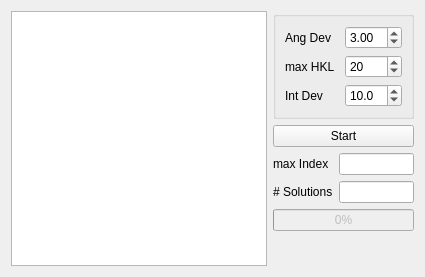
<?xml version="1.0" encoding="UTF-8"?>
<ui version="4.0">
 <class>Indexing</class>
 <widget class="QWidget" name="Indexing">
  <property name="geometry">
   <rect>
    <x>0</x>
    <y>0</y>
    <width>425</width>
    <height>277</height>
   </rect>
  </property>
  <property name="windowTitle">
   <string>Indexing</string>
  </property>
  <property name="windowIcon">
   <iconset resource="../resources/resources.qrc">
    <normaloff>:/icons/icons/Index.png</normaloff>:/icons/icons/Index.png</iconset>
  </property>
  <layout class="QGridLayout" name="gridLayout_2">
   <item row="0" column="0" rowspan="6">
    <widget class="QTableView" name="SolutionSelector">
     <property name="sizePolicy">
      <sizepolicy hsizetype="MinimumExpanding" vsizetype="Expanding">
       <horstretch>0</horstretch>
       <verstretch>0</verstretch>
      </sizepolicy>
     </property>
     <property name="editTriggers">
      <set>QAbstractItemView::NoEditTriggers</set>
     </property>
     <property name="alternatingRowColors">
      <bool>true</bool>
     </property>
     <property name="selectionMode">
      <enum>QAbstractItemView::SingleSelection</enum>
     </property>
     <property name="selectionBehavior">
      <enum>QAbstractItemView::SelectRows</enum>
     </property>
     <property name="sortingEnabled">
      <bool>true</bool>
     </property>
     <attribute name="verticalHeaderVisible">
      <bool>false</bool>
     </attribute>
    </widget>
   </item>
   <item row="0" column="1" colspan="2">
    <widget class="QGroupBox" name="groupBox">
     <property name="title">
      <string/>
     </property>
     <property name="flat">
      <bool>true</bool>
     </property>
     <layout class="QGridLayout" name="gridLayout">
      <item row="0" column="0">
       <widget class="QLabel" name="label">
        <property name="text">
         <string>Ang Dev</string>
        </property>
        <property name="buddy">
         <cstring>AngDev</cstring>
        </property>
       </widget>
      </item>
      <item row="0" column="1">
       <widget class="QDoubleSpinBox" name="AngDev">
        <property name="toolTip">
         <string>&lt;!DOCTYPE HTML PUBLIC &quot;-//W3C//DTD HTML 4.0//EN&quot; &quot;http://www.w3.org/TR/REC-html40/strict.dtd&quot;&gt;
&lt;html&gt;&lt;head&gt;&lt;meta name=&quot;qrichtext&quot; content=&quot;1&quot; /&gt;&lt;style type=&quot;text/css&quot;&gt;
p, li { white-space: pre-wrap; }
&lt;/style&gt;&lt;/head&gt;&lt;body style=&quot; font-family:'MS Shell Dlg 2'; font-size:8.25pt; font-weight:400; font-style:normal;&quot;&gt;
&lt;p style=&quot; margin-top:0px; margin-bottom:0px; margin-left:0px; margin-right:0px; -qt-block-indent:0; text-indent:0px;&quot;&gt;&lt;span style=&quot; font-size:8pt;&quot;&gt;Maximal angular deviation in degrees for indexing candidate.&lt;/span&gt;&lt;/p&gt;
&lt;p style=&quot; margin-top:0px; margin-bottom:0px; margin-left:0px; margin-right:0px; -qt-block-indent:0; text-indent:0px;&quot;&gt;&lt;span style=&quot; font-size:8pt;&quot;&gt;If the angle between two candidate indices differs by no more than &lt;/span&gt;&lt;span style=&quot; font-size:8pt; font-style:italic;&quot;&gt;Ang Dev&lt;/span&gt;&lt;span style=&quot; font-size:8pt;&quot;&gt; from the angles between two markers,  these indices are tried as  indices for the two markers.&lt;/span&gt;&lt;/p&gt;&lt;/body&gt;&lt;/html&gt;</string>
        </property>
        <property name="singleStep">
         <double>0.250000000000000</double>
        </property>
        <property name="value">
         <double>3.000000000000000</double>
        </property>
       </widget>
      </item>
      <item row="2" column="0">
       <widget class="QLabel" name="label_2">
        <property name="text">
         <string>Int Dev</string>
        </property>
        <property name="buddy">
         <cstring>IntDev</cstring>
        </property>
       </widget>
      </item>
      <item row="2" column="1">
       <widget class="QDoubleSpinBox" name="IntDev">
        <property name="toolTip">
         <string>&lt;!DOCTYPE HTML PUBLIC &quot;-//W3C//DTD HTML 4.0//EN&quot; &quot;http://www.w3.org/TR/REC-html40/strict.dtd&quot;&gt;
&lt;html&gt;&lt;head&gt;&lt;meta name=&quot;qrichtext&quot; content=&quot;1&quot; /&gt;&lt;style type=&quot;text/css&quot;&gt;
p, li { white-space: pre-wrap; }
&lt;/style&gt;&lt;/head&gt;&lt;body style=&quot; font-family:'MS Shell Dlg 2'; font-size:8.25pt; font-weight:400; font-style:normal;&quot;&gt;
&lt;p style=&quot; margin-top:0px; margin-bottom:0px; margin-left:0px; margin-right:0px; -qt-block-indent:0; text-indent:0px;&quot;&gt;&lt;span style=&quot; font-size:8pt;&quot;&gt;Maximal deviation from integral indices in per cent.&lt;/span&gt;&lt;/p&gt;
&lt;p style=&quot; margin-top:0px; margin-bottom:0px; margin-left:0px; margin-right:0px; -qt-block-indent:0; text-indent:0px;&quot;&gt;&lt;span style=&quot; font-size:8pt;&quot;&gt;A solution is accepted, if the norm | hkl - int(hkl) | is less than &lt;/span&gt;&lt;span style=&quot; font-size:8pt; font-style:italic;&quot;&gt;Int Dev for each marker&lt;/span&gt;&lt;span style=&quot; font-size:8pt;&quot;&gt;.&lt;/span&gt;&lt;/p&gt;&lt;/body&gt;&lt;/html&gt;</string>
        </property>
        <property name="decimals">
         <number>1</number>
        </property>
        <property name="maximum">
         <double>100.000000000000000</double>
        </property>
        <property name="singleStep">
         <double>0.100000000000000</double>
        </property>
        <property name="value">
         <double>10.000000000000000</double>
        </property>
       </widget>
      </item>
      <item row="1" column="1">
       <widget class="QSpinBox" name="maxIndex">
        <property name="toolTip">
         <string>&lt;!DOCTYPE HTML PUBLIC &quot;-//W3C//DTD HTML 4.0//EN&quot; &quot;http://www.w3.org/TR/REC-html40/strict.dtd&quot;&gt;
&lt;html&gt;&lt;head&gt;&lt;meta name=&quot;qrichtext&quot; content=&quot;1&quot; /&gt;&lt;style type=&quot;text/css&quot;&gt;
p, li { white-space: pre-wrap; }
&lt;/style&gt;&lt;/head&gt;&lt;body style=&quot; font-family:'MS Shell Dlg 2'; font-size:8.25pt; font-weight:400; font-style:normal;&quot;&gt;
&lt;p style=&quot; margin-top:0px; margin-bottom:0px; margin-left:0px; margin-right:0px; -qt-block-indent:0; text-indent:0px;&quot;&gt;&lt;span style=&quot; font-size:8pt;&quot;&gt;Maximal index of a marker.&lt;/span&gt;&lt;/p&gt;
&lt;p style=&quot; margin-top:0px; margin-bottom:0px; margin-left:0px; margin-right:0px; -qt-block-indent:0; text-indent:0px;&quot;&gt;&lt;span style=&quot; font-size:8pt;&quot;&gt;After athe angle of two candidate indices mathes that of two markers, the rest of the markers are scaled, so that the maximal index component runs from 1,&lt;nbsp&gt;2,&lt;nbsp&gt;...,&lt;nbsp&gt;&lt;/span&gt;&lt;span style=&quot; font-size:8pt; font-style:italic;&quot;&gt;max HKL&lt;/span&gt;&lt;span style=&quot; font-size:8pt;&quot;&gt; and the solution with the minimal deviation from integral incides is then choosen.&lt;/span&gt;&lt;/p&gt;&lt;/body&gt;&lt;/html&gt;</string>
        </property>
        <property name="minimum">
         <number>1</number>
        </property>
        <property name="maximum">
         <number>200</number>
        </property>
        <property name="value">
         <number>20</number>
        </property>
       </widget>
      </item>
      <item row="1" column="0">
       <widget class="QLabel" name="label_3">
        <property name="text">
         <string>max HKL</string>
        </property>
        <property name="buddy">
         <cstring>maxIndex</cstring>
        </property>
       </widget>
      </item>
     </layout>
    </widget>
   </item>
   <item row="1" column="1" colspan="2">
    <widget class="QPushButton" name="startButton">
     <property name="toolTip">
      <string>&lt;!DOCTYPE HTML PUBLIC &quot;-//W3C//DTD HTML 4.0//EN&quot; &quot;http://www.w3.org/TR/REC-html40/strict.dtd&quot;&gt;
&lt;html&gt;&lt;head&gt;&lt;meta name=&quot;qrichtext&quot; content=&quot;1&quot; /&gt;&lt;style type=&quot;text/css&quot;&gt;
p, li { white-space: pre-wrap; }
&lt;/style&gt;&lt;/head&gt;&lt;body style=&quot; font-family:'MS Shell Dlg 2'; font-size:8.25pt; font-weight:400; font-style:normal;&quot;&gt;
&lt;p style=&quot; margin-top:0px; margin-bottom:0px; margin-left:0px; margin-right:0px; -qt-block-indent:0; text-indent:0px;&quot;&gt;&lt;span style=&quot; font-size:8pt;&quot;&gt;Start and stop the indexing routine&lt;/span&gt;&lt;/p&gt;&lt;/body&gt;&lt;/html&gt;</string>
     </property>
     <property name="text">
      <string>Start</string>
     </property>
    </widget>
   </item>
   <item row="2" column="1">
    <widget class="QLabel" name="label_4">
     <property name="text">
      <string>max Index</string>
     </property>
     <property name="buddy">
      <cstring>maxIndexDisplay</cstring>
     </property>
    </widget>
   </item>
   <item row="2" column="2">
    <widget class="QLineEdit" name="maxIndexDisplay">
     <property name="toolTip">
      <string>&lt;!DOCTYPE HTML PUBLIC &quot;-//W3C//DTD HTML 4.0//EN&quot; &quot;http://www.w3.org/TR/REC-html40/strict.dtd&quot;&gt;
&lt;html&gt;&lt;head&gt;&lt;meta name=&quot;qrichtext&quot; content=&quot;1&quot; /&gt;&lt;style type=&quot;text/css&quot;&gt;
p, li { white-space: pre-wrap; }
&lt;/style&gt;&lt;/head&gt;&lt;body style=&quot; font-family:'MS Shell Dlg 2'; font-size:8.25pt; font-weight:400; font-style:normal;&quot;&gt;
&lt;p style=&quot; margin-top:0px; margin-bottom:0px; margin-left:0px; margin-right:0px; -qt-block-indent:0; text-indent:0px;&quot;&gt;&lt;span style=&quot; font-size:8pt;&quot;&gt;Maximal component of the actual candidate indices&lt;/span&gt;&lt;/p&gt;&lt;/body&gt;&lt;/html&gt;</string>
     </property>
     <property name="alignment">
      <set>Qt::AlignRight|Qt::AlignTrailing|Qt::AlignVCenter</set>
     </property>
     <property name="readOnly">
      <bool>true</bool>
     </property>
    </widget>
   </item>
   <item row="3" column="1">
    <widget class="QLabel" name="label_5">
     <property name="text">
      <string># Solutions</string>
     </property>
     <property name="buddy">
      <cstring>solutionsCount</cstring>
     </property>
    </widget>
   </item>
   <item row="3" column="2">
    <widget class="QLineEdit" name="solutionsCount">
     <property name="enabled">
      <bool>true</bool>
     </property>
     <property name="toolTip">
      <string>&lt;!DOCTYPE HTML PUBLIC &quot;-//W3C//DTD HTML 4.0//EN&quot; &quot;http://www.w3.org/TR/REC-html40/strict.dtd&quot;&gt;
&lt;html&gt;&lt;head&gt;&lt;meta name=&quot;qrichtext&quot; content=&quot;1&quot; /&gt;&lt;style type=&quot;text/css&quot;&gt;
p, li { white-space: pre-wrap; }
&lt;/style&gt;&lt;/head&gt;&lt;body style=&quot; font-family:'MS Shell Dlg 2'; font-size:8.25pt; font-weight:400; font-style:normal;&quot;&gt;
&lt;p style=&quot; margin-top:0px; margin-bottom:0px; margin-left:0px; margin-right:0px; -qt-block-indent:0; text-indent:0px;&quot;&gt;&lt;span style=&quot; font-size:8pt;&quot;&gt;number of so far found solutions&lt;/span&gt;&lt;/p&gt;&lt;/body&gt;&lt;/html&gt;</string>
     </property>
     <property name="alignment">
      <set>Qt::AlignRight|Qt::AlignTrailing|Qt::AlignVCenter</set>
     </property>
     <property name="readOnly">
      <bool>true</bool>
     </property>
    </widget>
   </item>
   <item row="4" column="1" colspan="2">
    <widget class="QProgressBar" name="progress">
     <property name="enabled">
      <bool>false</bool>
     </property>
     <property name="value">
      <number>0</number>
     </property>
    </widget>
   </item>
   <item row="5" column="2">
    <spacer name="verticalSpacer">
     <property name="orientation">
      <enum>Qt::Vertical</enum>
     </property>
     <property name="sizeHint" stdset="0">
      <size>
       <width>20</width>
       <height>75</height>
      </size>
     </property>
    </spacer>
   </item>
  </layout>
 </widget>
 <resources>
  <include location="../resources/resources.qrc"/>
 </resources>
 <connections/>
</ui>
